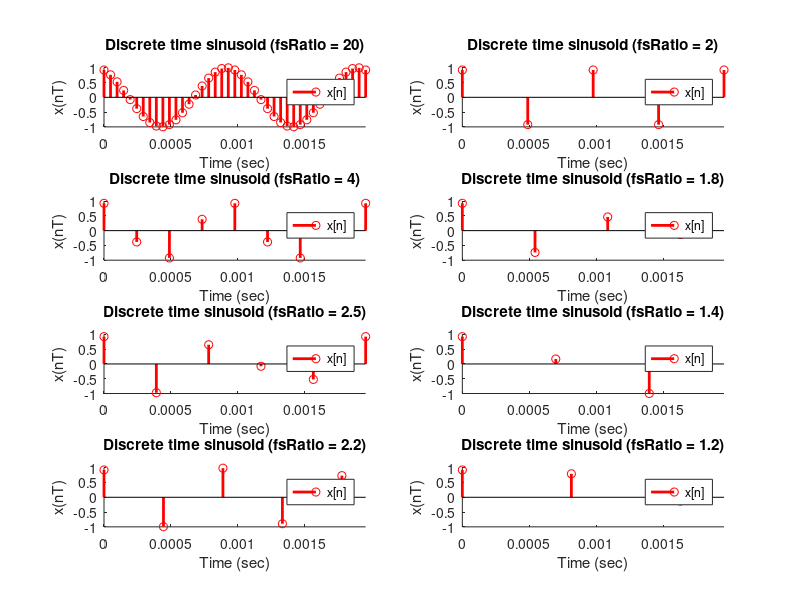
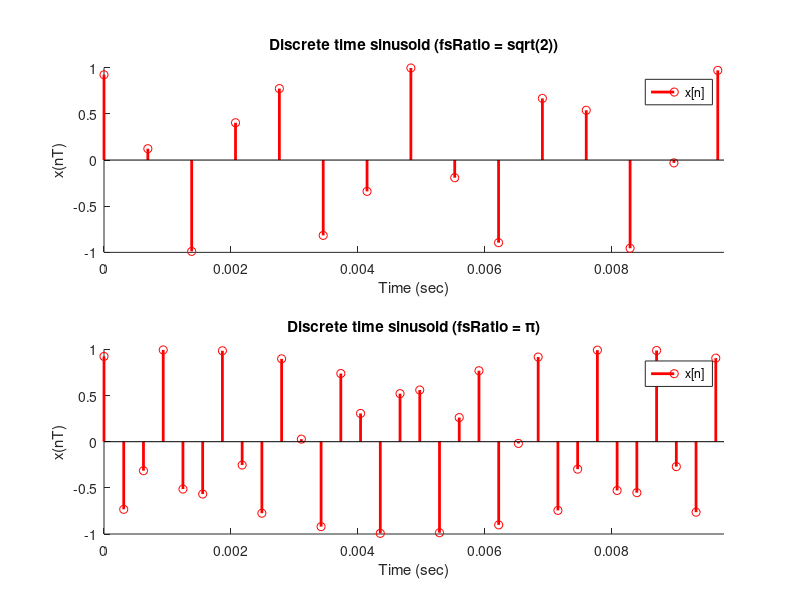

MATLAB code to generate these figures, in order:
%% EECS2020 陳凱揚 108032053 Computer HW1 03/12/2021

%% ---------- Codes for Problems 2 ----------
clear all;
close all;
f0 = 1024; % frequency in Hz
total_time = 10; % in sec.
fsRatio = 20;
fs = f0*fsRatio; % sampling sampling rate in Hz
T = 1/fs;  % sampling interval in time
A = 1; % magnitude
phi = pi/8; % phase
t = (0:T:total_time);  % time axis
x_DT = A*cos(2*pi*f0*t+phi);
set(figure, "position", [400, 50, 800, 700]);

%% ---------- 2(a) & 2(b) ----------
% fsRatio = 20
fsRatio = 20;
fs = f0*fsRatio;
T = 1/fs;
t = (0:T:total_time);
x_DT = A*cos(2*pi*f0*t+phi);
subplot(4, 2, 1);
hold on;
stem(t, x_DT, 'r', 'linewidth', 2);
xlabel("Time (sec)");
ylabel("x(nT)");
title('Discrete time sinusoid (fsRatio = 20)');
axis([0, 1/f0*2 -1 1]);
legend("x[n]");
sound(x_DT, fs);

% fsRatio = 4
fsRatio = 4;
fs = f0*fsRatio;
T = 1/fs;
t = (0:T:total_time);
x_DT = A*cos(2*pi*f0*t+phi);
subplot(4, 2, 3);
hold on;
stem(t, x_DT, 'r', 'linewidth', 2);
xlabel("Time (sec)");
ylabel("x(nT)");
title('Discrete time sinusoid (fsRatio = 4)');
axis([0, 1/f0*2 -1 1]);
legend("x[n]");
sound(x_DT, fs);

% fsRatio = 2.5
fsRatio = 2.5;
fs = f0*fsRatio;
T = 1/fs;
t = (0:T:total_time);
x_DT = A*cos(2*pi*f0*t+phi);
subplot(4, 2, 5);
hold on;
stem(t, x_DT, 'r', 'linewidth', 2);
xlabel("Time (sec)");
ylabel("x(nT)");
title('Discrete time sinusoid (fsRatio = 2.5)');
axis([0, 1/f0*2 -1 1]);
legend("x[n]");
sound(x_DT, fs);

% fsRatio = 2.2
fsRatio = 2.2;
fs = f0*fsRatio;
T = 1/fs;
t = (0:T:total_time);
x_DT = A*cos(2*pi*f0*t+phi);
subplot(4, 2, 7);
hold on;
stem(t, x_DT, 'r', 'linewidth', 2);
xlabel("Time (sec)");
ylabel("x(nT)");
title('Discrete time sinusoid (fsRatio = 2.2)');
axis([0, 1/f0*2 -1 1]);
legend("x[n]");
sound(x_DT, fs);

% fsRatio = 2
fsRatio = 2;
fs = f0*fsRatio;
T = 1/fs;
t = (0:T:total_time);
x_DT = A*cos(2*pi*f0*t+phi);
subplot(4, 2, 2);
hold on;
stem(t, x_DT, 'r', 'linewidth', 2);
xlabel("Time (sec)");
ylabel("x(nT)");
title('Discrete time sinusoid (fsRatio = 2)');
axis([0, 1/f0*2 -1 1]);
legend("x[n]");
sound(x_DT, fs);

% fsRatio = 1.8
fsRatio = 1.8;
fs = f0*fsRatio;
T = 1/fs;
t = (0:T:total_time);
x_DT = A*cos(2*pi*f0*t+phi);
subplot(4, 2, 4);
hold on;
stem(t, x_DT, 'r', 'linewidth', 2);
xlabel("Time (sec)");
ylabel("x(nT)");
title('Discrete time sinusoid (fsRatio = 1.8)');
axis([0, 1/f0*2 -1 1]);
legend("x[n]");
sound(x_DT, fs);

% fsRatio = 1.4
fsRatio = 1.4;
fs = f0*fsRatio;
T = 1/fs;
t = (0:T:total_time);
x_DT = A*cos(2*pi*f0*t+phi);
subplot(4, 2, 6);
hold on;
stem(t, x_DT, 'r', 'linewidth', 2);
xlabel("Time (sec)");
ylabel("x(nT)");
title('Discrete time sinusoid (fsRatio = 1.4)');
axis([0, 1/f0*2 -1 1]);
legend("x[n]");
sound(x_DT, fs);

% fsRatio = 1.2
fsRatio = 1.2;
fs = f0*fsRatio;
T = 1/fs;
t = (0:T:total_time);
x_DT = A*cos(2*pi*f0*t+phi);
subplot(4, 2, 8);
hold on;
stem(t, x_DT, 'r', 'linewidth', 2);
xlabel("Time (sec)");
ylabel("x(nT)");
title('Discrete time sinusoid (fsRatio = 1.2)');
axis([0, 1/f0*2 -1 1]);
legend("x[n]");
sound(x_DT, fs);

%% ---------- 2(c) ----------
close all;
set(figure, "position", [400, 50, 800, 700]);

% fsRatio = sqrt(2)
fsRatio = sqrt(2);
fs = f0*fsRatio;
T = 1/fs;
t = (0:T:total_time);
x_DT = A*cos(2*pi*f0*t+phi);
subplot(2, 1, 1);
hold on;
stem(t, x_DT, 'r', 'linewidth', 2);
xlabel("Time (sec)");
ylabel("x(nT)");
title('Discrete time sinusoid (fsRatio = sqrt(2))');
axis([0, 1/f0*10 -1 1]);
legend("x[n]");

% fsRatio = pi
fsRatio = pi;
fs = f0*fsRatio;
T = 1/fs;
t = (0:T:total_time);
x_DT = A*cos(2*pi*f0*t+phi);
subplot(2, 1, 2);
hold on;
stem(t, x_DT, 'r', 'linewidth', 2);
xlabel("Time (sec)");
ylabel("x(nT)");
title('Discrete time sinusoid (fsRatio = \pi)');
axis([0, 1/f0*10 -1 1]);
legend("x[n]");

